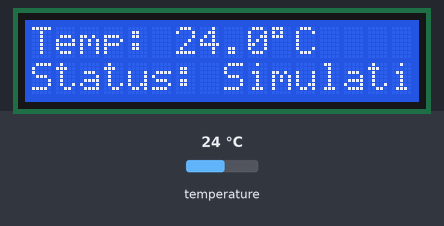
Bench run of a sketch on a simulated Arduino Uno, built with avr-gcc and run on an emulated ATmega328P. On the bench: 16×2 character LCD. The inputs (shaded band) are chosen by the test bench; at power-on: temperature 24 °C. What the sketch prints to the serial monitor is not drawn.

Above: at 2.8 s.
2.9 s: temperature set to 12 °C
At 5.4 s:
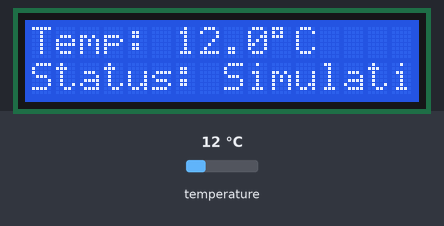
5.7 s: temperature set to 19 °C
At 6.8 s:
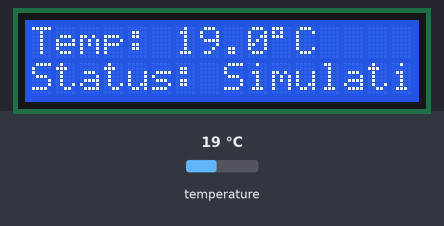
8.2 s: temperature set to 28 °C
At 10.5 s:
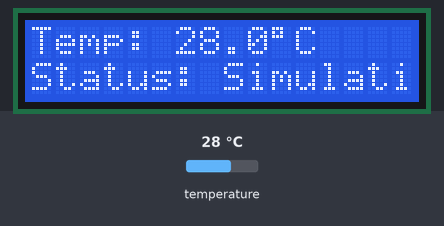
Timing chart, 0 to 12.0 s (numbered marks = the images above; inputs shaded):
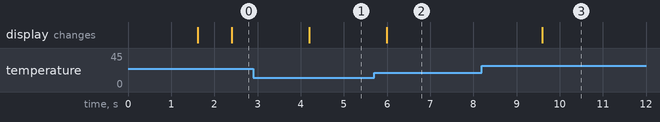

Measured:
- after the input at 2.9 s, the display: changes after 1.3 s (image 1)
- after the input at 5.7 s, the display: changes after 0.30 s (image 2)
- after the input at 8.2 s, the display: changes after 1.4 s (image 3)

The sketch:

Temperature-Monitor.ino
```cpp
#include <Wire.h>
#include <LiquidCrystal_I2C.h>
#include <OneWire.h>
#include <DallasTemperature.h>

// Data wire is plugged into digital pin 2 on the Arduino
#define ONE_WIRE_BUS 2

// Setup a oneWire instance to communicate with any OneWire device
OneWire oneWire(ONE_WIRE_BUS);

// Pass our oneWire reference to Dallas Temperature sensor
DallasTemperature sensors(&oneWire);

// Set the LCD address to 0x27 for a 16 chars and 2 line display
LiquidCrystal_I2C lcd(0x27, 16, 2);

void setup() {
  // Start serial communication for logging
  Serial.begin(9600);
  Serial.println("--- Wokwi Temp Logger Initialized ---");

  // Start up the DS18B20 library
  sensors.begin();

  // Initialize the LCD
  lcd.init();
  lcd.backlight();

  // Print a brief splash screen
  lcd.setCursor(0, 0);
  lcd.print("Temp Monitor");
  lcd.setCursor(0, 1);
  lcd.print("Initializing...");
  delay(1500);
  lcd.clear();
}

void loop() {
  // Request temperature from the sensor
  sensors.requestTemperatures();

  // Fetch temperature in Celsius
  float tempC = sensors.getTempCByIndex(0);

  // Check if reading is valid
  if (tempC == DEVICE_DISCONNECTED_C) {
    Serial.println("Error: Could not read temperature data");
    lcd.setCursor(0, 0);
    lcd.print("Sensor Error    ");
  } else {
    // 1. Log to Serial Monitor
    Serial.print("Current Temp: ");
    Serial.print(tempC);
    Serial.println(" C");

    // 2. Display on 16x2 LCD
    lcd.setCursor(0, 0);
    lcd.print("Temp: ");
    lcd.print(tempC, 1);   // Prints with 1 decimal place
    lcd.print((char)223); // Degree symbol code for LCD
    lcd.print("C   ");    // Spaces clear old text residues

    lcd.setCursor(0, 1);
    lcd.print("Status: Simulating");
  }

  // Wait 1 second before the next reading
  delay(1000);
}
```
